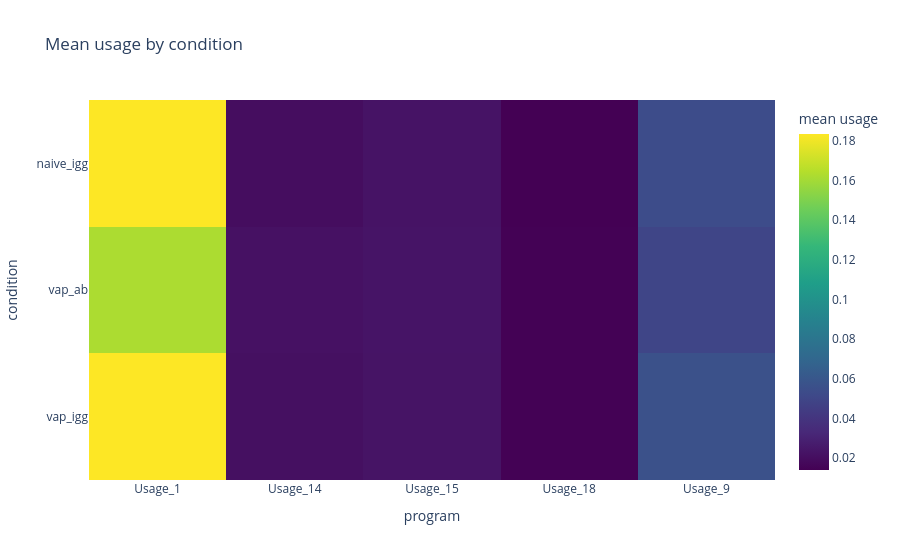
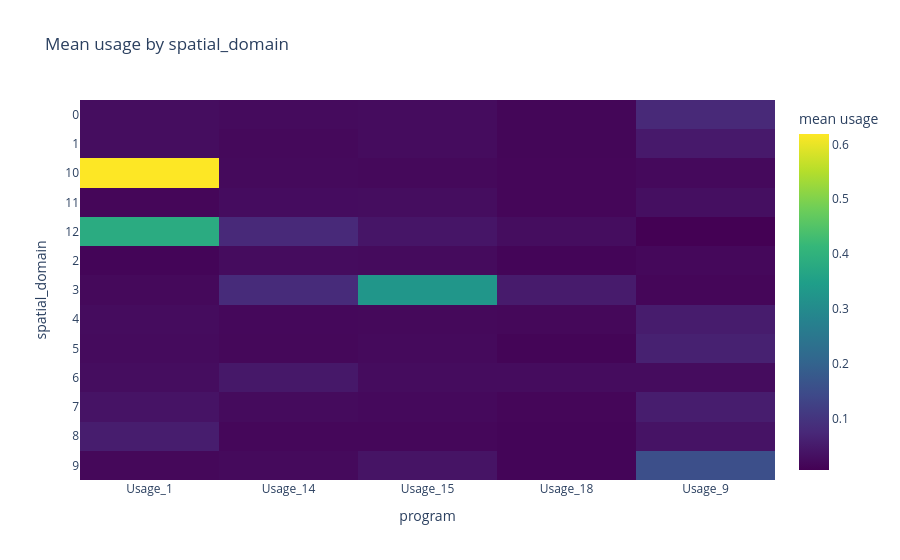
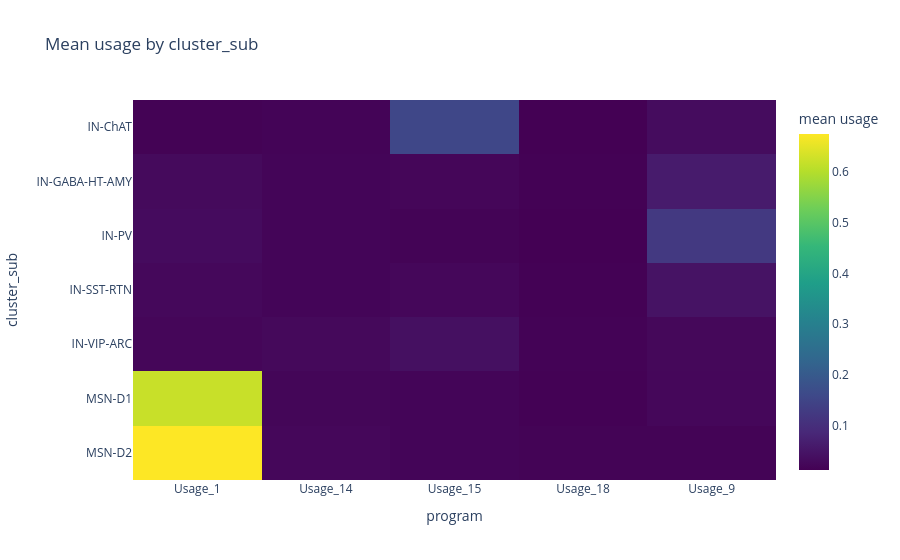

Write notebook code for charts like these, in order.
### Markdown cell above
## Grouped usage summaries

These descriptive tables and heatmaps compare mean program usage by condition, spatial domain, and the selected review annotation. They are intended for interpretation, not independent hypothesis tests.

### Code cell
for group_column in [
    config["cnmf"]["condition_key"],
    config["cnmf"]["compartment_key"],
    resolved_usage_cell_type_key,
]:
    grouped = summarize_usage(
        usage_obs,
        group_columns=[group_column],
        usage_cols=SELECTED_PROGRAMS,
    )
    display(grouped)
    plot_usage_heatmap(
        grouped,
        group_column=group_column,
        title=f"Mean usage by {group_column}",
    ).show()

### Figure 1 — Plotly figure (JSON) as saved in the notebook; plotly's stock layout.template omitted (floating-point values rounded to 4 significant figures)
{"data": [{"coloraxis": "coloraxis", "hovertemplate": "program: %{x}<br>condition: %{y}<br>mean usage: %{z}<extra></extra>", "name": "0", "type": "heatmap", "x": ["Usage_1", "Usage_14", "Usage_15", "Usage_18", "Usage_9"], "xaxis": "x", "y": ["naive_igg", "vap_ab", "vap_igg"], "yaxis": "y", "z": [[0.1834, 0.01986, 0.02277, 0.01398, 0.05366], [0.1621, 0.02161, 0.02327, 0.01429, 0.04952], [0.1833, 0.02101, 0.02306, 0.01438, 0.05645]]}], "layout": {"coloraxis": {"autocolorscale": false, "colorbar": {"title": {"text": "mean usage"}}, "colorscale": [[0, "#440154"], [0.1111, "#482878"], [0.2222, "#3e4989"], [0.3333, "#31688e"], [0.4444, "#26828e"], [0.5556, "#1f9e89"], [0.6667, "#35b779"], [0.7778, "#6ece58"], [0.8889, "#b5de2b"], [1, "#fde725"]]}, "title": {"text": "Mean usage by condition"}, "xaxis": {"anchor": "y", "domain": [0, 1], "title": {"text": "program"}}, "yaxis": {"anchor": "x", "autorange": "reversed", "domain": [0, 1], "title": {"text": "condition"}}}}

### Figure 2 — Plotly figure (JSON) as saved in the notebook; plotly's stock layout.template omitted (floating-point values rounded to 4 significant figures)
{"data": [{"coloraxis": "coloraxis", "hovertemplate": "program: %{x}<br>spatial_domain: %{y}<br>mean usage: %{z}<extra></extra>", "name": "0", "type": "heatmap", "x": ["Usage_1", "Usage_14", "Usage_15", "Usage_18", "Usage_9"], "xaxis": "x", "y": ["0", "1", "10", "11", "12", "2", "3", "4", "5", "6", "7", "8", "9"], "yaxis": "y", "z": [[0.02659, 0.02382, 0.02489, 0.01477, 0.07593], [0.02719, 0.02042, 0.02627, 0.01455, 0.04905], [0.619, 0.02164, 0.02, 0.01554, 0.02113], [0.01565, 0.02635, 0.02699, 0.01516, 0.03167], [0.3828, 0.07662, 0.04153, 0.02769, 0.006445], [0.01399, 0.02582, 0.02368, 0.01332, 0.01925], [0.02008, 0.08094, 0.3269, 0.05111, 0.0152], [0.02514, 0.01905, 0.02023, 0.01799, 0.0539], [0.02377, 0.01831, 0.02204, 0.01284, 0.06164], [0.02809, 0.04705, 0.02559, 0.02545, 0.02605], [0.03857, 0.02367, 0.02087, 0.01569, 0.05531], [0.05501, 0.0169, 0.01762, 0.01415, 0.03792], [0.01826, 0.02131, 0.03953, 0.01318, 0.1549]]}], "layout": {"coloraxis": {"autocolorscale": false, "colorbar": {"title": {"text": "mean usage"}}, "colorscale": [[0, "#440154"], [0.1111, "#482878"], [0.2222, "#3e4989"], [0.3333, "#31688e"], [0.4444, "#26828e"], [0.5556, "#1f9e89"], [0.6667, "#35b779"], [0.7778, "#6ece58"], [0.8889, "#b5de2b"], [1, "#fde725"]]}, "title": {"text": "Mean usage by spatial_domain"}, "xaxis": {"anchor": "y", "domain": [0, 1], "title": {"text": "program"}}, "yaxis": {"anchor": "x", "autorange": "reversed", "domain": [0, 1], "title": {"text": "spatial_domain"}}}}

### Figure 3 — Plotly figure (JSON) as saved in the notebook; plotly's stock layout.template omitted (floating-point values rounded to 4 significant figures)
{"data": [{"coloraxis": "coloraxis", "hovertemplate": "program: %{x}<br>cluster_sub: %{y}<br>mean usage: %{z}<extra></extra>", "name": "0", "type": "heatmap", "x": ["Usage_1", "Usage_14", "Usage_15", "Usage_18", "Usage_9"], "xaxis": "x", "y": ["IN-ChAT", "IN-GABA-HT-AMY", "IN-PV", "IN-SST-RTN", "IN-VIP-ARC", "MSN-D1", "MSN-D2"], "yaxis": "y", "z": [[0.01511, 0.01862, 0.1551, 0.01247, 0.03298], [0.02895, 0.02, 0.02135, 0.014, 0.06088], [0.03166, 0.01952, 0.01691, 0.01204, 0.1243], [0.02557, 0.02052, 0.02426, 0.01343, 0.04563], [0.02138, 0.02715, 0.03967, 0.01672, 0.02436], [0.621, 0.02075, 0.01929, 0.01462, 0.02397], [0.6752, 0.02384, 0.01939, 0.01677, 0.01678]]}], "layout": {"coloraxis": {"autocolorscale": false, "colorbar": {"title": {"text": "mean usage"}}, "colorscale": [[0, "#440154"], [0.1111, "#482878"], [0.2222, "#3e4989"], [0.3333, "#31688e"], [0.4444, "#26828e"], [0.5556, "#1f9e89"], [0.6667, "#35b779"], [0.7778, "#6ece58"], [0.8889, "#b5de2b"], [1, "#fde725"]]}, "title": {"text": "Mean usage by cluster_sub"}, "xaxis": {"anchor": "y", "domain": [0, 1], "title": {"text": "program"}}, "yaxis": {"anchor": "x", "autorange": "reversed", "domain": [0, 1], "title": {"text": "cluster_sub"}}}}
